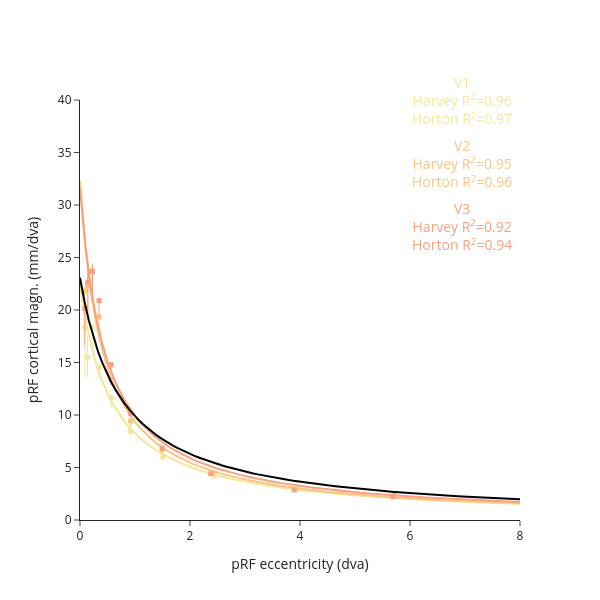

The code cell stored with this chart in its notebook:
### Code cell
rows= 1
cols = len(rois)

fig = go.Figure()

for n_roi, roi in enumerate(rois):
    roi_color = roi_colors[roi]
    roi_color_opac = f"rgba{roi_color[3:-1]}, 0.15)"
    df_roi = group_bin_df.loc[group_bin_df['roi']==roi]
    
    # weighted_regression (harvey equation)
    slope, intercept = weighted_regression(df_roi['prf_ecc_bins'], 
                                           df_roi['prf_pcm_bins_median'], 
                                           df_roi['prf_r2_bins_median'], 
                                           model='pcm')
    print('{}, slope : {}, intercept : {}'.format(roi, 1/slope, intercept/slope))
    
    # weighted_regression CI (harvey equation)
    slope_lower, intercept_lower = weighted_regression(df_roi['prf_ecc_bins'], 
                                                       df_roi['prf_pcm_bins_median_lower_bound'], 
                                                       df_roi['prf_r2_bins_median'], 
                                                       model='pcm')

    slope_upper, intercept_upper = weighted_regression(df_roi['prf_ecc_bins'], 
                                                       df_roi['prf_pcm_bins_median_upper_bound'], 
                                                       df_roi['prf_r2_bins_median'], 
                                                       model='pcm')
    
    # Compute R2 between Harvey model cm and data cm
    harvey_predict_CM = 1 / (slope * df_roi['prf_ecc_bins'] + intercept)
    result_harvey = stats.linregress(harvey_predict_CM, df_roi['prf_pcm_bins_median'])
    harvey_r2 = result_harvey.rvalue ** 2

    # Compute R2 between Horton model cm and data cm
    horton_x = df_roi['prf_ecc_bins']
    horton_line = 17.3/(horton_x + 0.75)
    
    res_horton = stats.linregress(horton_line, df_roi['prf_pcm_bins_median'])
    horton_model_r2 = res_horton.rvalue ** 2

    # Create Harvey model line
    model_x = np.linspace(0,10,100)
    model_y = 1 / (slope * model_x + intercept)

    model_y_lower_bound = 1 / (slope_lower * model_x + intercept_lower)
    model_y_upper_bound = 1 / (slope_upper * model_x + intercept_upper)
        
    #  Harvey model 
    fig.add_trace(go.Scatter(x=model_x, 
                             y=model_y, 
                             mode='lines', 
                             name=f'Harvey model, R2={harvey_r2:.2f}', 
                             line=dict(color=roi_colors[roi], width=2), 
                             showlegend=False))

    # Bins
    fig.add_trace(go.Scatter(x=df_roi['prf_ecc_bins'], 
                             y=df_roi['prf_pcm_bins_median'], 
                             mode='markers', 
                             marker=dict(color=roi_colors[roi], 
                                         symbol='square', 
                                         size=5), 
                             error_y=dict(type='data', 
                                          array=df_roi['prf_pcm_bins_median_upper_bound_ci'] - df_roi['prf_pcm_bins_median'], 
                                          arrayminus=df_roi['prf_pcm_bins_median'] - df_roi['prf_pcm_bins_median_lower_bound_ci'], 
                                          visible=True, 
                                          thickness=1, 
                                          width=0, 
                                          color=roi_color), 
                             showlegend=False))

    # Add legend
    annotation = go.layout.Annotation(x=6, y=40-n_roi*6, 
                                      text='{}<br>Harvey R<sup>2</sup>={:.2f}<br>Horton R<sup>2</sup>={:.2f}'.format(roi, harvey_r2, horton_model_r2), 
                                      xanchor='left',
                                      showarrow=False, 
                                      font=dict(size=14, 
                                                color=roi_colors[roi]))
    fig.add_annotation(annotation)

# Compute R2 between Horton model cm and data cm
horton_x_line_continuous = np.linspace(0,8,100)
horton_line_continuous = 17.3/(horton_x_line_continuous + 0.75)

# Horton Model
fig.add_trace(go.Scatter(x=horton_x_line_continuous, 
                         y=horton_line_continuous, 
                         mode='lines', 
                         name='Horton_model, R2={:.2f}'.format(horton_model_r2), 
                         marker=dict(color='black', 
                                     symbol='circle', 
                                     size=2), 
                         showlegend=False))

fig.update_yaxes(title_text='pRF cortical magn. (mm/dva)')
fig.update_xaxes(title_text='pRF eccentricity (dva)', range=[0, max_ecc], showline=True)





fig.update_yaxes(range=[0, 40], showline=True)
fig.update_layout(
    showlegend=False, 
    height=600,
    width=600,
    template='simple_white'
)
fig.show()
fig.write_image('/home/jovyan/projects/pRF-project_NH2025/figures/group_fig_overlay.pdf',height=600, width=600,)

### Figure 1 — Plotly figure (JSON) as saved in the notebook; plotly's stock layout.template omitted (floating-point values rounded to 4 significant figures)
{"data": [{"line": {"color": "rgb(243, 231, 155)", "width": 2}, "mode": "lines", "name": "Harvey model, R2=0.96", "showlegend": false, "type": "scatter", "x": [0.0, 0.101, 0.202, 0.303, 0.404, 0.5051, 0.6061, 0.7071, 0.8081, 0.9091, 1.01, 1.111, 1.212, 1.313, 1.414, 1.515, 1.616, 1.717, 1.818, 1.919, 2.02, 2.121, 2.222, 2.323, 2.424, 2.525, 2.626, 2.727, 2.828, 2.929, 3.03, 3.131, 3.232, 3.333, 3.434, 3.535, 3.636, 3.737, 3.838, 3.939, 4.04, 4.141, 4.242, 4.343, 4.444, 4.545, 4.646, 4.747, 4.848, 4.949, 5.051, 5.152, 5.253, 5.354, 5.455, 5.556, 5.657, 5.758, 5.859, 5.96, 6.061, 6.162, 6.263, 6.364, 6.465, 6.566, 6.667, 6.768, 6.869, 6.97, 7.071, 7.172, 7.273, 7.374, 7.475, 7.576, 7.677, 7.778, 7.879, 7.98, 8.081, 8.182, 8.283, 8.384, 8.485, 8.586, 8.687, 8.788, 8.889, 8.99, 9.091, 9.192, 9.293, 9.394, 9.495, 9.596, 9.697, 9.798, 9.899, 10.0], "y": [22.33, 19.05, 16.61, 14.73, 13.23, 12.0, 10.99, 10.13, 9.398, 8.764, 8.21, 7.721, 7.288, 6.901, 6.552, 6.238, 5.952, 5.691, 5.452, 5.232, 5.029, 4.842, 4.668, 4.506, 4.355, 4.213, 4.081, 3.957, 3.84, 3.729, 3.625, 3.527, 3.433, 3.345, 3.261, 3.181, 3.105, 3.033, 2.963, 2.897, 2.834, 2.773, 2.715, 2.66, 2.606, 2.555, 2.506, 2.458, 2.413, 2.369, 2.326, 2.285, 2.246, 2.208, 2.171, 2.135, 2.1, 2.067, 2.035, 2.003, 1.973, 1.943, 1.915, 1.887, 1.86, 1.833, 1.808, 1.783, 1.759, 1.735, 1.713, 1.69, 1.669, 1.647, 1.627, 1.607, 1.587, 1.568, 1.549, 1.531, 1.513, 1.496, 1.479, 1.462, 1.446, 1.43, 1.414, 1.399, 1.384, 1.369, 1.355, 1.341, 1.327, 1.314, 1.301, 1.288, 1.275, 1.263, 1.251, 1.239]}, {"error_y": {"array": [0.5596, 2.017, 0.3365, 0.05037, 0.007028, 0.01359, 0.07951, 0.194, 0.04009, 0.04246], "arrayminus": [4.709, 1.868, 2.264, 1.225, 1.024, 0.5051, 0.1459, 0.1327, 0.06756, 0.05215], "color": "rgb(243, 231, 155)", "thickness": 1, "type": "data", "visible": true, "width": 0}, "marker": {"color": "rgb(243, 231, 155)", "size": 5, "symbol": "square"}, "mode": "markers", "showlegend": false, "type": "scatter", "x": [0.08816, 0.136, 0.224, 0.3448, 0.5681, 0.9175, 1.506, 2.441, 3.948, 5.7], "y": [18.32, 15.5, 18.35, 14.54, 11.67, 8.468, 6.002, 4.196, 3.018, 2.358]}, {"line": {"color": "rgb(250, 196, 132)", "width": 2}, "mode": "lines", "name": "Harvey model, R2=0.95", "showlegend": false, "type": "scatter", "x": [0.0, 0.101, 0.202, 0.303, 0.404, 0.5051, 0.6061, 0.7071, 0.8081, 0.9091, 1.01, 1.111, 1.212, 1.313, 1.414, 1.515, 1.616, 1.717, 1.818, 1.919, 2.02, 2.121, 2.222, 2.323, 2.424, 2.525, 2.626, 2.727, 2.828, 2.929, 3.03, 3.131, 3.232, 3.333, 3.434, 3.535, 3.636, 3.737, 3.838, 3.939, 4.04, 4.141, 4.242, 4.343, 4.444, 4.545, 4.646, 4.747, 4.848, 4.949, 5.051, 5.152, 5.253, 5.354, 5.455, 5.556, 5.657, 5.758, 5.859, 5.96, 6.061, 6.162, 6.263, 6.364, 6.465, 6.566, 6.667, 6.768, 6.869, 6.97, 7.071, 7.172, 7.273, 7.374, 7.475, 7.576, 7.677, 7.778, 7.879, 7.98, 8.081, 8.182, 8.283, 8.384, 8.485, 8.586, 8.687, 8.788, 8.889, 8.99, 9.091, 9.192, 9.293, 9.394, 9.495, 9.596, 9.697, 9.798, 9.899, 10.0], "y": [32.31, 25.89, 21.59, 18.52, 16.22, 14.42, 12.98, 11.81, 10.83, 9.994, 9.282, 8.665, 8.124, 7.647, 7.223, 6.843, 6.502, 6.193, 5.912, 5.655, 5.42, 5.203, 5.003, 4.818, 4.646, 4.486, 4.337, 4.197, 4.066, 3.943, 3.827, 3.718, 3.615, 3.517, 3.424, 3.337, 3.253, 3.174, 3.099, 3.027, 2.958, 2.892, 2.829, 2.769, 2.712, 2.656, 2.603, 2.552, 2.503, 2.456, 2.41, 2.367, 2.324, 2.284, 2.244, 2.206, 2.169, 2.134, 2.1, 2.066, 2.034, 2.003, 1.972, 1.943, 1.914, 1.887, 1.86, 1.834, 1.808, 1.783, 1.759, 1.736, 1.713, 1.691, 1.669, 1.648, 1.627, 1.607, 1.588, 1.569, 1.55, 1.532, 1.514, 1.496, 1.479, 1.463, 1.447, 1.431, 1.415, 1.4, 1.385, 1.37, 1.356, 1.342, 1.329, 1.315, 1.302, 1.289, 1.276, 1.264]}, {"error_y": {"array": [0.2405, 1.205, 0.5902, 0.2303, 0.1272, 0.1794, 0.06768, 0.1511, 0.08746, 0.04712], "arrayminus": [3.919, 2.712, 2.735, 1.445, 0.5097, 0.5608, 0.4321, 0.1573, 0.06553, 0.07001], "color": "rgb(250, 196, 132)", "thickness": 1, "type": "data", "visible": true, "width": 0}, "marker": {"color": "rgb(250, 196, 132)", "size": 5, "symbol": "square"}, "mode": "markers", "showlegend": false, "type": "scatter", "x": [0.08103, 0.1388, 0.224, 0.3456, 0.5662, 0.9204, 1.502, 2.413, 3.914, 5.714], "y": [21.82, 22.32, 23.72, 19.32, 13.35, 9.435, 6.743, 4.518, 2.94, 2.341]}, {"line": {"color": "rgb(248, 160, 126)", "width": 2}, "mode": "lines", "name": "Harvey model, R2=0.92", "showlegend": false, "type": "scatter", "x": [0.0, 0.101, 0.202, 0.303, 0.404, 0.5051, 0.6061, 0.7071, 0.8081, 0.9091, 1.01, 1.111, 1.212, 1.313, 1.414, 1.515, 1.616, 1.717, 1.818, 1.919, 2.02, 2.121, 2.222, 2.323, 2.424, 2.525, 2.626, 2.727, 2.828, 2.929, 3.03, 3.131, 3.232, 3.333, 3.434, 3.535, 3.636, 3.737, 3.838, 3.939, 4.04, 4.141, 4.242, 4.343, 4.444, 4.545, 4.646, 4.747, 4.848, 4.949, 5.051, 5.152, 5.253, 5.354, 5.455, 5.556, 5.657, 5.758, 5.859, 5.96, 6.061, 6.162, 6.263, 6.364, 6.465, 6.566, 6.667, 6.768, 6.869, 6.97, 7.071, 7.172, 7.273, 7.374, 7.475, 7.576, 7.677, 7.778, 7.879, 7.98, 8.081, 8.182, 8.283, 8.384, 8.485, 8.586, 8.687, 8.788, 8.889, 8.99, 9.091, 9.192, 9.293, 9.394, 9.495, 9.596, 9.697, 9.798, 9.899, 10.0], "y": [31.57, 25.87, 21.92, 19.01, 16.78, 15.02, 13.6, 12.42, 11.43, 10.59, 9.858, 9.224, 8.666, 8.172, 7.731, 7.335, 6.978, 6.654, 6.359, 6.089, 5.841, 5.612, 5.401, 5.205, 5.022, 4.852, 4.693, 4.544, 4.405, 4.273, 4.15, 4.033, 3.923, 3.818, 3.719, 3.625, 3.536, 3.45, 3.369, 3.292, 3.218, 3.147, 3.08, 3.015, 2.953, 2.893, 2.836, 2.781, 2.728, 2.677, 2.628, 2.581, 2.535, 2.491, 2.448, 2.407, 2.368, 2.329, 2.292, 2.256, 2.221, 2.187, 2.154, 2.122, 2.091, 2.061, 2.032, 2.004, 1.976, 1.949, 1.923, 1.897, 1.873, 1.848, 1.825, 1.802, 1.78, 1.758, 1.737, 1.716, 1.695, 1.676, 1.656, 1.637, 1.619, 1.601, 1.583, 1.566, 1.549, 1.532, 1.516, 1.5, 1.485, 1.469, 1.455, 1.44, 1.426, 1.412, 1.398, 1.384]}, {"error_y": {"array": [1.063, 1.789, 0.7001, 0.2729, 0.254, 0.2072, 0.1292, 0.07847, 0.05927, 0.04961], "arrayminus": [3.488, 3.673, 2.444, 1.571, 0.5306, 0.3913, 0.3194, 0.1486, 0.04926, 0.07154], "color": "rgb(248, 160, 126)", "thickness": 1, "type": "data", "visible": true, "width": 0}, "marker": {"color": "rgb(248, 160, 126)", "size": 5, "symbol": "square"}, "mode": "markers", "showlegend": false, "type": "scatter", "x": [0.08816, 0.1445, 0.2265, 0.3461, 0.5625, 0.9165, 1.491, 2.375, 3.894, 5.691], "y": [20.14, 22.65, 23.64, 20.9, 14.79, 10.16, 6.844, 4.406, 2.863, 2.216]}, {"marker": {"color": "black", "size": 2, "symbol": "circle"}, "mode": "lines", "name": "Horton_model, R2=0.94", "showlegend": false, "type": "scatter", "x": [0.0, 0.08081, 0.1616, 0.2424, 0.3232, 0.404, 0.4848, 0.5657, 0.6465, 0.7273, 0.8081, 0.8889, 0.9697, 1.051, 1.131, 1.212, 1.293, 1.374, 1.455, 1.535, 1.616, 1.697, 1.778, 1.859, 1.939, 2.02, 2.101, 2.182, 2.263, 2.343, 2.424, 2.505, 2.586, 2.667, 2.747, 2.828, 2.909, 2.99, 3.071, 3.152, 3.232, 3.313, 3.394, 3.475, 3.556, 3.636, 3.717, 3.798, 3.879, 3.96, 4.04, 4.121, 4.202, 4.283, 4.364, 4.444, 4.525, 4.606, 4.687, 4.768, 4.848, 4.929, 5.01, 5.091, 5.172, 5.253, 5.333, 5.414, 5.495, 5.576, 5.657, 5.737, 5.818, 5.899, 5.98, 6.061, 6.141, 6.222, 6.303, 6.384, 6.465, 6.545, 6.626, 6.707, 6.788, 6.869, 6.949, 7.03, 7.111, 7.192, 7.273, 7.354, 7.434, 7.515, 7.596, 7.677, 7.758, 7.838, 7.919, 8.0], "y": [23.07, 20.82, 18.98, 17.43, 16.12, 14.99, 14.01, 13.15, 12.39, 11.71, 11.1, 10.56, 10.06, 9.608, 9.196, 8.817, 8.468, 8.146, 7.847, 7.57, 7.311, 7.07, 6.844, 6.632, 6.433, 6.245, 6.068, 5.901, 5.742, 5.592, 5.45, 5.315, 5.186, 5.063, 4.946, 4.835, 4.728, 4.626, 4.528, 4.434, 4.344, 4.258, 4.175, 4.095, 4.018, 3.944, 3.873, 3.804, 3.737, 3.673, 3.611, 3.551, 3.494, 3.437, 3.383, 3.33, 3.279, 3.23, 3.182, 3.135, 3.09, 3.046, 3.003, 2.962, 2.921, 2.882, 2.844, 2.807, 2.77, 2.735, 2.7, 2.667, 2.634, 2.602, 2.571, 2.54, 2.51, 2.481, 2.453, 2.425, 2.398, 2.371, 2.345, 2.32, 2.295, 2.271, 2.247, 2.224, 2.201, 2.178, 2.156, 2.135, 2.114, 2.093, 2.073, 2.053, 2.033, 2.014, 1.996, 1.977]}], "layout": {"annotations": [{"font": {"color": "rgb(243, 231, 155)", "size": 14}, "showarrow": false, "text": "V1<br>Harvey R<sup>2</sup>=0.96<br>Horton R<sup>2</sup>=0.97", "x": 6, "xanchor": "left", "y": 40}, {"font": {"color": "rgb(250, 196, 132)", "size": 14}, "showarrow": false, "text": "V2<br>Harvey R<sup>2</sup>=0.95<br>Horton R<sup>2</sup>=0.96", "x": 6, "xanchor": "left", "y": 34}, {"font": {"color": "rgb(248, 160, 126)", "size": 14}, "showarrow": false, "text": "V3<br>Harvey R<sup>2</sup>=0.92<br>Horton R<sup>2</sup>=0.94", "x": 6, "xanchor": "left", "y": 28}], "height": 600, "showlegend": false, "width": 600, "xaxis": {"range": [0, 8], "showline": true, "title": {"text": "pRF eccentricity (dva)"}}, "yaxis": {"range": [0, 40], "showline": true, "title": {"text": "pRF cortical magn. (mm/dva)"}}}}
